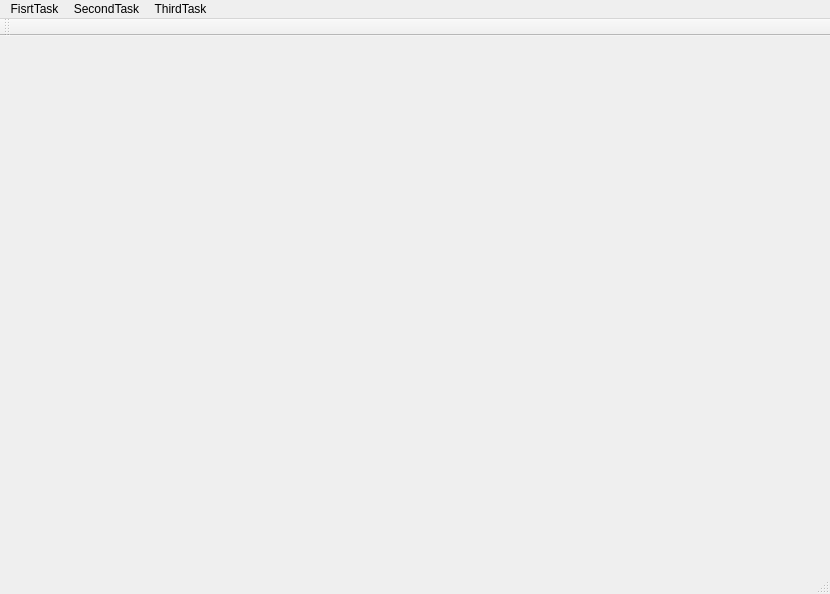
<?xml version="1.0" encoding="UTF-8"?>
<ui version="4.0">
 <class>MainWindow</class>
 <widget class="QMainWindow" name="MainWindow">
  <property name="geometry">
   <rect>
    <x>0</x>
    <y>0</y>
    <width>830</width>
    <height>594</height>
   </rect>
  </property>
  <property name="windowTitle">
   <string>TinyGIS</string>
  </property>
  <widget class="QWidget" name="centralWidget">
   <layout class="QGridLayout" name="gridLayout"/>
  </widget>
  <widget class="QToolBar" name="mainToolBar">
   <attribute name="toolBarArea">
    <enum>TopToolBarArea</enum>
   </attribute>
   <attribute name="toolBarBreak">
    <bool>false</bool>
   </attribute>
  </widget>
  <widget class="QStatusBar" name="statusBar"/>
  <widget class="QMenuBar" name="menuBar">
   <property name="geometry">
    <rect>
     <x>0</x>
     <y>0</y>
     <width>830</width>
     <height>26</height>
    </rect>
   </property>
   <widget class="QMenu" name="menuFile">
    <property name="title">
     <string>FisrtTask</string>
    </property>
    <addaction name="actionLoadE00File"/>
    <addaction name="actionGenerateRoute"/>
   </widget>
   <widget class="QMenu" name="menuDisplay">
    <property name="title">
     <string>SecondTask</string>
    </property>
    <addaction name="actionLoadDemandShp"/>
    <addaction name="actionLoadSupplyShp"/>
    <addaction name="actionCalculateAccessibility"/>
   </widget>
   <widget class="QMenu" name="menuThirdTask">
    <property name="title">
     <string>ThirdTask</string>
    </property>
    <addaction name="actionLoadPointShp"/>
    <addaction name="actionCalculateKde"/>
   </widget>
   <addaction name="menuFile"/>
   <addaction name="menuDisplay"/>
   <addaction name="menuThirdTask"/>
  </widget>
  <action name="actionLoadE00File">
   <property name="text">
    <string>LoadE00File</string>
   </property>
  </action>
  <action name="actionLoadDemandShp">
   <property name="text">
    <string>LoadDemandShp</string>
   </property>
  </action>
  <action name="actionGenerateRoute">
   <property name="text">
    <string>GenerateRoute</string>
   </property>
  </action>
  <action name="actionLoadSupplyShp">
   <property name="text">
    <string>LoadSupplyShp</string>
   </property>
  </action>
  <action name="actionCalculateAccessibility">
   <property name="text">
    <string>CalculateAccessibility</string>
   </property>
  </action>
  <action name="actionLoadPointShp">
   <property name="text">
    <string>LoadPointShp</string>
   </property>
  </action>
  <action name="actionCalculateKde">
   <property name="text">
    <string>CalculateKde</string>
   </property>
  </action>
 </widget>
 <layoutdefault spacing="6" margin="11"/>
 <resources/>
 <connections/>
</ui>
